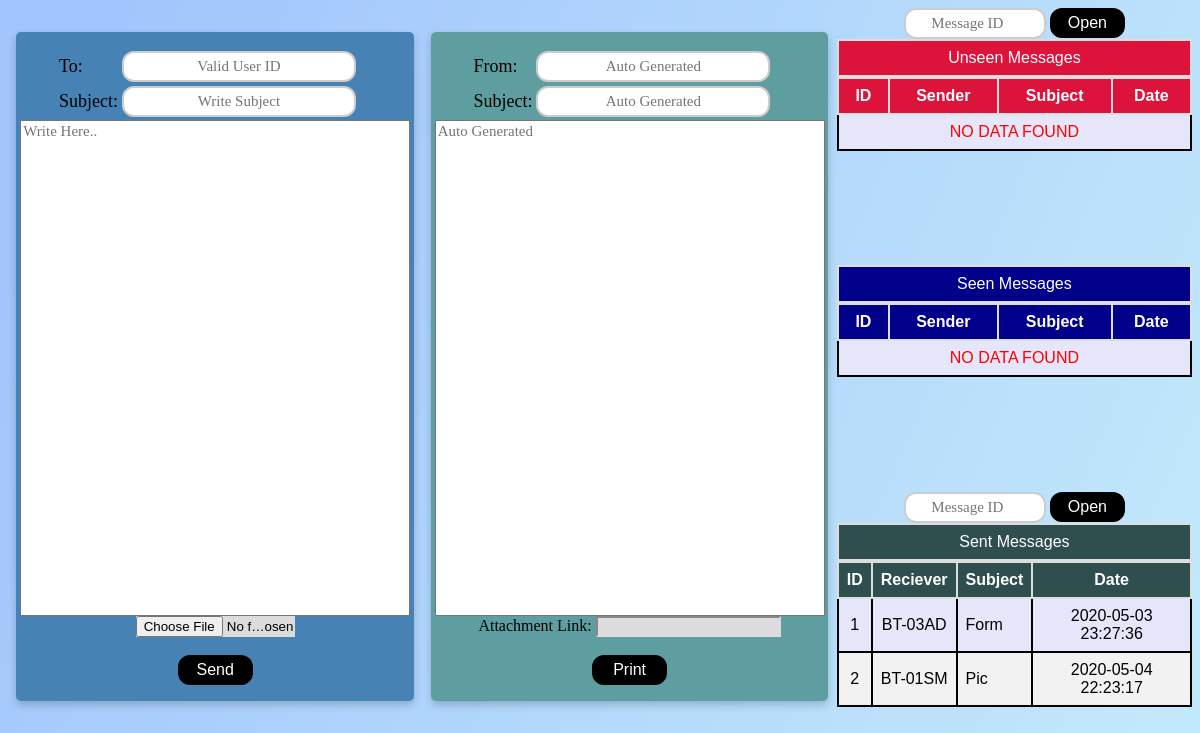
The app's page /Pages/chatBox.php (signed in) with its own data.
### tables this page shows
CREATE TABLE `chat` (
  `MSG_ID` int(11) NOT NULL,
  `DATE` datetime NOT NULL DEFAULT current_timestamp(),
  `SUB` varchar(250) DEFAULT NULL,
  `SENDER` varchar(15) NOT NULL,
  `TEXT` longtext NOT NULL,
  `ATTACHMENT` varchar(300) DEFAULT NULL,
  `RECEIVER` varchar(15) NOT NULL,
  `STATUS` int(11) NOT NULL
);

### DB Handler/DBC.php (called while the page is built, shortened)
<?php
$serverName="localhost";
$userName="root";
$password="";
$dbName="btweb";
function get($query)
{
	$data=array();
	global $serverName,$userName,$password,$dbName;
	try
	{
		$conn=mysqli_connect($serverName,$userName,$password,$dbName);
		$result=mysqli_query($conn,$query);
		if(mysqli_num_rows($result) > 0)
		{
			while($row=mysqli_fetch_assoc($result))
			{
				$entity=array();
				foreach($row as $k=>$v)
				{
					$entity[$k]=$row[$k];
				}
				$data[]=$entity;
			}
		}
		return $data;
	}
	catch (Exception $e)
	{
		throw $e->getMessage();
		return $data;
		mysqli_close($conn);
	}
}
?>

### DB Handler/chatDB.php (called while the page is built, shortened)
<?php
require_once 'DBC.php';
function loadUnseenTable($uid)
{
	$result=null;
	try
	{
		$query="SELECT * FROM `chat` WHERE `RECEIVER` = '$uid' AND `STATUS` = '0';";
		$result=get($query);
		return $result;
	}
	catch (Exception $e)
	{
		throw $e->getMessage();
		return $result;
	}
}
function loadSeenTable($uid)
{
	$result=null;
	try
	{
		$query="SELECT * FROM `chat` WHERE `RECEIVER` = '$uid' AND `STATUS` = '1';";
		$result=get($query);
		return $result;
	}
	catch (Exception $e)
	{
		throw $e->getMessage();
		return $result;
	}
}
function loadSentTable($uid)
{
	$result=null;
	try
	{
		$query="SELECT * FROM `chat` WHERE `SENDER` = '$uid';";
		$result=get($query);
		return $result;
	}
	catch (Exception $e)
	{
		throw $e->getMessage();
		return $result;
	}
}
?>

### Page Controllers/chatController.php (the view, shortened to what this page needs)
<?php
require_once '../DB Handler/chatDB.php';
function showUnseenTable($para)
{
	$table=loadUnseenTable($para);
	if($table != null)
	{
		foreach($table as $data)
		{
			echo "<tr>";
			echo "<td align='middle'>".$data["MSG_ID"]."</td>";
			echo "<td align='middle'>".$data["SENDER"]."</td>";
			echo "<td>".$data["SUB"]."</td>";
			echo "<td align='middle'>".$data["DATE"]."</td>";
			echo "</tr>";
		}
	}
	else
	{
		echo "<tr> <td colspan='4' align='middle'> <span style='color:red;'> NO DATA FOUND </span> </td> </tr>";
	}
}
function showSeenTable($para)
{
	$table=loadSeenTable($para);
	if($table != null)
	{
		foreach($table as $data)
		{
			echo "<tr>";
			echo "<td align='middle'>".$data["MSG_ID"]."</td>";
			echo "<td align='middle'>".$data["SENDER"]."</td>";
			echo "<td>".$data["SUB"]."</td>";
			echo "<td align='middle'>".$data["DATE"]."</td>";
			echo "</tr>";
		}
	}
	else
	{
		echo "<tr> <td colspan='4' align='middle'> <span style='color:red;'> NO DATA FOUND </span> </td> </tr>";
	}
}
function showSentTable($para)
{
	$table=loadSentTable($para);
	if($table != null)
	{
		foreach($table as $data)
		{
			echo "<tr>";
			echo "<td align='middle'>".$data["MSG_ID"]."</td>";
			echo "<td align='middle'>".$data["RECEIVER"]."</td>";
			echo "<td>".$data["SUB"]."</td>";
			echo "<td align='middle'>".$data["DATE"]."</td>";
			echo "</tr>";
		}
	}
	else
	{
		echo "<tr> <td colspan='4' align='middle'> <span style='color:red;'> NO DATA FOUND </span> </td> </tr>";
	}
}
?>

### Pages/CSS/chatBox.css (style rules this page uses)
#seenTable td { border: 2px solid #000000; padding: 8px; }
#seenTable tr:nth-child(odd) { background-color: #E6E6FA; }
#unseenTable td { border: 2px solid #000000; padding: 8px; }
#unseenTable tr:nth-child(odd) { background-color: #E6E6FA; }
#sentTable td { border: 2px solid #000000; padding: 8px; }
#sentTable tr:nth-child(even) { background-color: #f2f2f2; }
#sentTable tr:nth-child(odd) { background-color: #E6E6FA; }

### records on screen
chat: MSG_ID "1", RECEIVER "BT-03AD", SUB "Form", DATE "2020-05-03 23:27:36"
chat: MSG_ID "2", RECEIVER "BT-01SM", SUB "Pic", DATE "2020-05-04 22:23:17"
